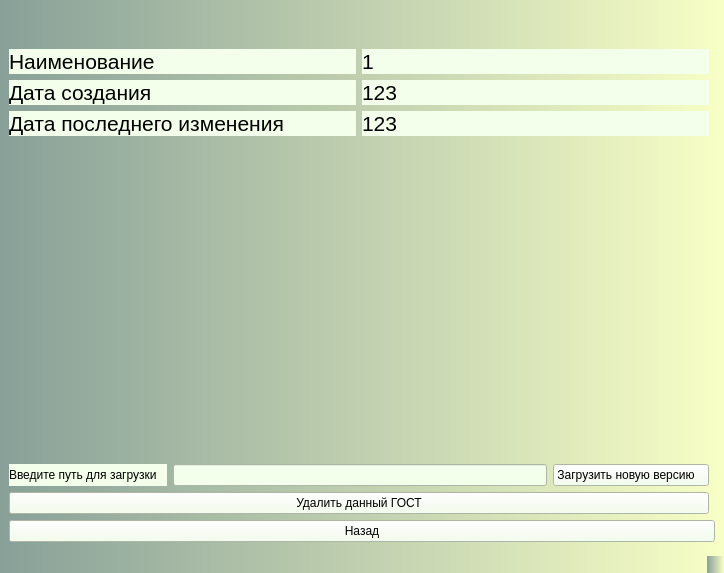
<?xml version="1.0" encoding="UTF-8"?>
<ui version="4.0">
 <class>MainWindow</class>
 <widget class="QMainWindow" name="MainWindow">
  <property name="geometry">
   <rect>
    <x>0</x>
    <y>0</y>
    <width>724</width>
    <height>573</height>
   </rect>
  </property>
  <property name="windowTitle">
   <string>MainWindow</string>
  </property>
  <property name="styleSheet">
   <string notr="true">background:qlineargradient(spread:repeat, x1:0, y1:0, x2:1, y2:0, stop:0 rgba(83, 160, 81, 255), stop:1 rgba(255, 120, 161, 255))qlineargradient(spread:repeat, x1:0, y1:0, x2:1, y2:0, stop:0 rgba(136, 160, 152, 255), stop:1 rgba(248, 255, 198, 255))</string>
  </property>
  <widget class="QWidget" name="centralwidget">
   <layout class="QGridLayout" name="gridLayout">
    <item row="2" column="0">
     <layout class="QVBoxLayout" name="verticalLayout_3">
      <item>
       <spacer name="verticalSpacer">
        <property name="orientation">
         <enum>Qt::Vertical</enum>
        </property>
        <property name="sizeType">
         <enum>QSizePolicy::Minimum</enum>
        </property>
        <property name="sizeHint" stdset="0">
         <size>
          <width>20</width>
          <height>40</height>
         </size>
        </property>
       </spacer>
      </item>
      <item>
       <spacer name="verticalSpacer_3">
        <property name="orientation">
         <enum>Qt::Vertical</enum>
        </property>
        <property name="sizeType">
         <enum>QSizePolicy::Expanding</enum>
        </property>
        <property name="sizeHint" stdset="0">
         <size>
          <width>20</width>
          <height>13</height>
         </size>
        </property>
       </spacer>
      </item>
      <item>
       <layout class="QHBoxLayout" name="horizontalLayout">
        <item>
         <widget class="QLabel" name="label_6">
          <property name="styleSheet">
           <string notr="true">background:rgb(243, 255, 234);</string>
          </property>
          <property name="text">
           <string>Введите путь для загрузки   </string>
          </property>
         </widget>
        </item>
        <item>
         <widget class="QLineEdit" name="lineEditPathGOST">
          <property name="styleSheet">
           <string notr="true">background:rgb(243, 255, 234);</string>
          </property>
         </widget>
        </item>
        <item>
         <widget class="QPushButton" name="pushButtonDownload">
          <property name="minimumSize">
           <size>
            <width>150</width>
            <height>20</height>
           </size>
          </property>
          <property name="styleSheet">
           <string notr="true">background:rgb(243, 255, 234);</string>
          </property>
          <property name="text">
           <string>Загрузить новую версию   </string>
          </property>
         </widget>
        </item>
       </layout>
      </item>
      <item>
       <layout class="QHBoxLayout" name="horizontalLayout_2"/>
      </item>
     </layout>
    </item>
    <item row="4" column="0" colspan="2">
     <widget class="QPushButton" name="pushButtonBack">
      <property name="styleSheet">
       <string notr="true">background:rgb(243, 255, 234);</string>
      </property>
      <property name="text">
       <string>Назад</string>
      </property>
     </widget>
    </item>
    <item row="1" column="0">
     <layout class="QHBoxLayout" name="horizontalLayout_3">
      <item>
       <layout class="QVBoxLayout" name="verticalLayout_2">
        <item>
         <widget class="QLabel" name="labelNameLabel">
          <property name="styleSheet">
           <string notr="true">background:rgb(243, 255, 234);</string>
          </property>
          <property name="text">
           <string>&lt;html&gt;&lt;head/&gt;&lt;body&gt;&lt;p&gt;&lt;span style=&quot; font-size:16pt;&quot;&gt;Наименование&lt;/span&gt;&lt;/p&gt;&lt;/body&gt;&lt;/html&gt;</string>
          </property>
         </widget>
        </item>
        <item>
         <widget class="QLabel" name="labelCreationDate_Name">
          <property name="styleSheet">
           <string notr="true">background:rgb(243, 255, 234);</string>
          </property>
          <property name="text">
           <string>&lt;html&gt;&lt;head/&gt;&lt;body&gt;&lt;p&gt;&lt;span style=&quot; font-size:16pt;&quot;&gt;Дата создания&lt;/span&gt;&lt;/p&gt;&lt;/body&gt;&lt;/html&gt;</string>
          </property>
         </widget>
        </item>
        <item>
         <widget class="QLabel" name="labelLastModified_2">
          <property name="styleSheet">
           <string notr="true">background:rgb(243, 255, 234);</string>
          </property>
          <property name="text">
           <string>&lt;html&gt;&lt;head/&gt;&lt;body&gt;&lt;p&gt;&lt;span style=&quot; font-size:16pt;&quot;&gt;Дата последнего изменения&lt;/span&gt;&lt;/p&gt;&lt;/body&gt;&lt;/html&gt;</string>
          </property>
         </widget>
        </item>
       </layout>
      </item>
      <item>
       <layout class="QVBoxLayout" name="verticalLayout">
        <item>
         <widget class="QLabel" name="labelName">
          <property name="styleSheet">
           <string notr="true">background:rgb(243, 255, 234);</string>
          </property>
          <property name="text">
           <string>&lt;html&gt;&lt;head/&gt;&lt;body&gt;&lt;p&gt;&lt;span style=&quot; font-size:16pt;&quot;&gt;1&lt;/span&gt;&lt;/p&gt;&lt;/body&gt;&lt;/html&gt;</string>
          </property>
         </widget>
        </item>
        <item>
         <widget class="QLabel" name="labelCreationDate">
          <property name="styleSheet">
           <string notr="true">background:rgb(243, 255, 234);</string>
          </property>
          <property name="text">
           <string>&lt;html&gt;&lt;head/&gt;&lt;body&gt;&lt;p&gt;&lt;span style=&quot; font-size:16pt;&quot;&gt;123&lt;/span&gt;&lt;/p&gt;&lt;/body&gt;&lt;/html&gt;</string>
          </property>
         </widget>
        </item>
        <item>
         <widget class="QLabel" name="labelLastModified">
          <property name="styleSheet">
           <string notr="true">background:rgb(243, 255, 234);</string>
          </property>
          <property name="text">
           <string>&lt;html&gt;&lt;head/&gt;&lt;body&gt;&lt;p&gt;&lt;span style=&quot; font-size:16pt;&quot;&gt;123&lt;/span&gt;&lt;/p&gt;&lt;/body&gt;&lt;/html&gt;</string>
          </property>
         </widget>
        </item>
       </layout>
      </item>
     </layout>
    </item>
    <item row="0" column="0">
     <spacer name="verticalSpacer_2">
      <property name="orientation">
       <enum>Qt::Vertical</enum>
      </property>
      <property name="sizeType">
       <enum>QSizePolicy::Fixed</enum>
      </property>
      <property name="sizeHint" stdset="0">
       <size>
        <width>20</width>
        <height>40</height>
       </size>
      </property>
     </spacer>
    </item>
    <item row="3" column="0">
     <widget class="QPushButton" name="pushButtonDeleteGOST">
      <property name="styleSheet">
       <string notr="true">background:rgb(243, 255, 234);</string>
      </property>
      <property name="text">
       <string>Удалить данный ГОСТ</string>
      </property>
     </widget>
    </item>
   </layout>
  </widget>
  <widget class="QMenuBar" name="menubar">
   <property name="geometry">
    <rect>
     <x>0</x>
     <y>0</y>
     <width>724</width>
     <height>21</height>
    </rect>
   </property>
  </widget>
  <widget class="QStatusBar" name="statusbar"/>
 </widget>
 <resources/>
 <connections/>
</ui>
